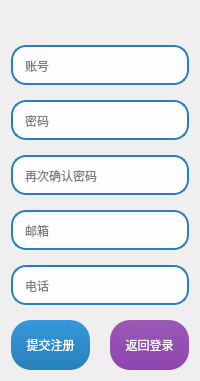
<?xml version="1.0" encoding="UTF-8"?>
<ui version="4.0">
 <class>RegisterWidget</class>
 <widget class="QWidget" name="RegisterWidget">
  <property name="windowTitle">
   <string>注册</string>
  </property>
  <layout class="QVBoxLayout" name="mainLayout">
   <property name="spacing"><number>20</number></property>
   <item>
    <!-- 背景 QLabel，可插入图片 -->
    <widget class="QLabel" name="backgroundLabel">
     <property name="text"><string/></property>
     <property name="scaledContents"><bool>true</bool></property>
    </widget>
   </item>
   <item>
    <layout class="QVBoxLayout" name="formLayout">
     <property name="spacing"><number>15</number></property>
     <item>
      <widget class="QLineEdit" name="regUser">
       <property name="placeholderText"><string>账号</string></property>
       <property name="styleSheet">
        <string>
         QLineEdit { border:2px solid #2980b9; border-radius:15px; padding:10px; background: rgba(255,255,255,0.9); font:16px "微软雅黑"; }
         QLineEdit:focus { border:2px solid #3498db; }
        </string>
       </property>
      </widget>
     </item>
     <item>
      <widget class="QLineEdit" name="regPwd">
       <property name="echoMode"><enum>QLineEdit::Password</enum></property>
       <property name="placeholderText"><string>密码</string></property>
       <property name="styleSheet">
        <string>
         QLineEdit { border:2px solid #2980b9; border-radius:15px; padding:10px; background: rgba(255,255,255,0.9); font:16px "微软雅黑"; }
         QLineEdit:focus { border:2px solid #3498db; }
        </string>
       </property>
      </widget>
     </item>
     <item>
      <widget class="QLineEdit" name="regPwdConfirm">
       <property name="echoMode"><enum>QLineEdit::Password</enum></property>
       <property name="placeholderText"><string>再次确认密码</string></property>
       <property name="styleSheet">
        <string>
         QLineEdit { border:2px solid #2980b9; border-radius:15px; padding:10px; background: rgba(255,255,255,0.9); font:16px "微软雅黑"; }
         QLineEdit:focus { border:2px solid #3498db; }
        </string>
       </property>
      </widget>
     </item>
     <item>
      <widget class="QLineEdit" name="regEmail">
       <property name="placeholderText"><string>邮箱</string></property>
       <property name="styleSheet">
        <string>
         QLineEdit { border:2px solid #2980b9; border-radius:15px; padding:10px; background: rgba(255,255,255,0.9); font:16px "微软雅黑"; }
         QLineEdit:focus { border:2px solid #3498db; }
        </string>
       </property>
      </widget>
     </item>
     <item>
      <widget class="QLineEdit" name="regPhone">
       <property name="placeholderText"><string>电话</string></property>
       <property name="styleSheet">
        <string>
         QLineEdit { border:2px solid #2980b9; border-radius:15px; padding:10px; background: rgba(255,255,255,0.9); font:16px "微软雅黑"; }
         QLineEdit:focus { border:2px solid #3498db; }
        </string>
       </property>
      </widget>
     </item>
     <item>
      <layout class="QHBoxLayout" name="buttonLayout">
       <property name="spacing"><number>20</number></property>
       <item>
        <widget class="QPushButton" name="btnSubmit">
         <property name="text"><string>提交注册</string></property>
         <property name="styleSheet">
          <string>
           QPushButton {
             background: qlineargradient(x1:0, y1:0, x2:0, y2:1, stop:0 #3498db, stop:1 #2980b9);
             border-radius: 20px; color:white; font:bold 18px "微软雅黑"; min-height:50px;
           }
           QPushButton:hover { background: #5dade2; }
          </string>
         </property>
        </widget>
       </item>
       <item>
        <widget class="QPushButton" name="btnBackReg">
         <property name="text"><string>返回登录</string></property>
         <property name="styleSheet">
          <string>
           QPushButton {
             background: qlineargradient(x1:0, y1:0, x2:0, y2:1, stop:0 #9b59b6, stop:1 #8e44ad);
             border-radius: 20px; color:white; font:bold 18px "微软雅黑"; min-height:50px;
           }
           QPushButton:hover { background: #a569bd; }
          </string>
         </property>
        </widget>
       </item>
      </layout>
     </item>
    </layout>
   </item>
  </layout>
 </widget>
 <resources/>
 <connections/>
</ui>
